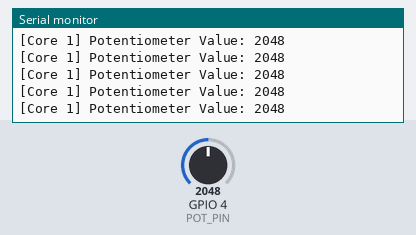
The sketch below on a simulated ESP32-S3. On the bench: the last lines printed to the serial monitor. Inputs (shaded band) come from the test bench; at power-on: GPIO 4 (POT_PIN) = 2048.

Above: at 2.2 s.
2.3 s: GPIO 4 (POT_PIN) set to 2866
At 2.56 s:
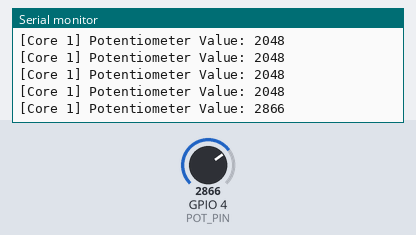
3.8 s: GPIO 4 (POT_PIN) set to 3603
At 4.16 s:
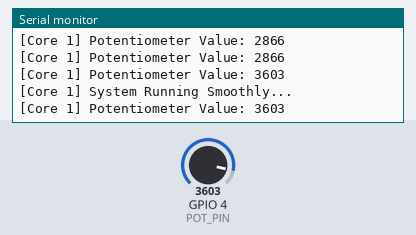
Timing chart, 0 to 6.8 s (numbered marks = the images above; inputs shaded):
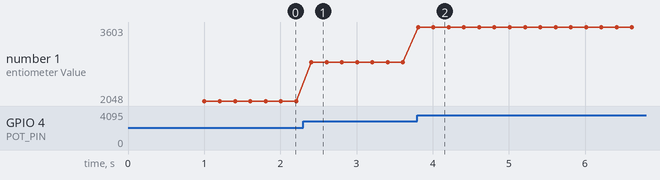

Measured:
- after the input at 2.3 s, the serial monitor: prints a new line after 0.11 s (image 1)
- after the input at 3.8 s, the serial monitor: prints a new line at once (image 2)
- plotted number 1: 2048 → 2866 after the input at 2.3 s, 2866 → 3603 after the input at 3.8 s

The sketch:

potensio.ino
```cpp
#include <Arduino.h>
#include "freertos/FreeRTOS.h"
#include "freertos/task.h"

// ==================== PIN DEFINISI ====================
#define POT_PIN 4  // pin analog potensiometer

// ==================== TASK HANDLES ====================
TaskHandle_t TaskCore0;  // membaca potensiometer
TaskHandle_t TaskCore1;  // menampilkan pesan sistem

// ==================== TASK CORE 0 ====================
// Membaca nilai analog potensiometer
void Core0Task(void *pvParameters) {
  for (;;) {
    int potValue = analogRead(POT_PIN);
    Serial.printf("[Core %d] Potentiometer Value: %d\n", xPortGetCoreID(), potValue);
    vTaskDelay(200 / portTICK_PERIOD_MS); // baca setiap 200 ms
  }
}

// ==================== TASK CORE 1 ====================
// Menampilkan pesan sistem tiap beberapa detik
void Core1Task(void *pvParameters) {
  for (;;) {
    Serial.printf("[Core %d] System Running Smoothly...\n", xPortGetCoreID());
    vTaskDelay(3000 / portTICK_PERIOD_MS); // tampil tiap 3 detik
  }
}

// ==================== SETUP ====================
void setup() {
  Serial.begin(115200);
  delay(1000);
  Serial.println("ESP32-S3 Dual Core FreeRTOS Potentiometer Only Demo");

  // Jalankan task di core berbeda
  xTaskCreatePinnedToCore(Core0Task, "Core0Task", 2048, NULL, 1, &TaskCore0, 0); // Core 0
  xTaskCreatePinnedToCore(Core1Task, "Core1Task", 2048, NULL, 1, &TaskCore1, 1); // Core 1
}

// ==================== LOOP ====================
void loop() {
  // kosong — semua dijalankan lewat task
}
```
